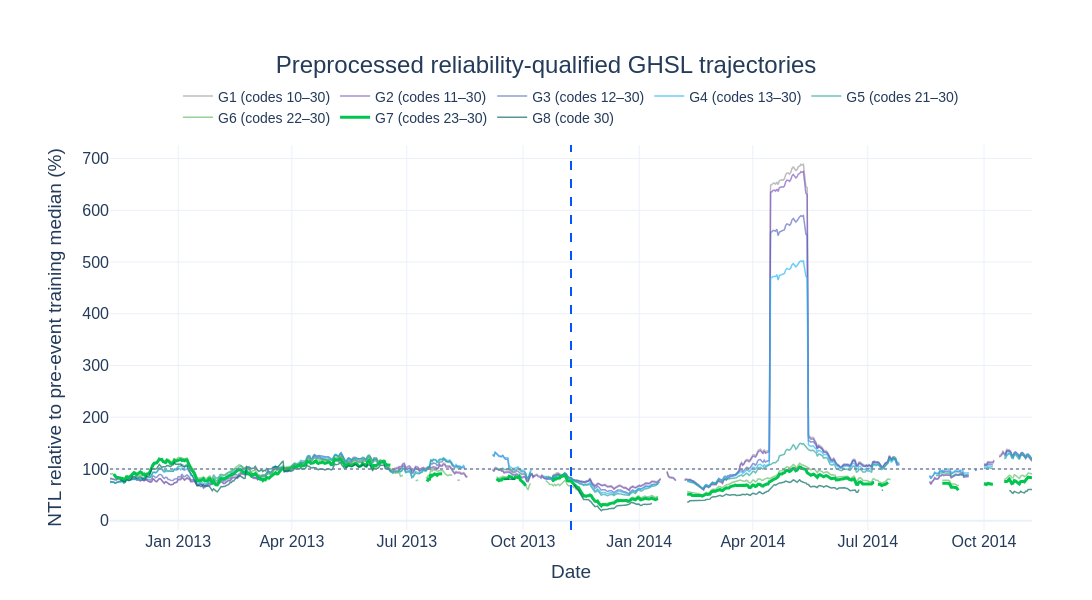

The code cell stored with this chart in its notebook:
### Code cell
# ============================================================
# 6.3 PREPROCESSED GHSL TRAJECTORIES RELATIVE TO BASELINE
# ============================================================

fig_rq_preprocessed = go.Figure()

mask_colors = [
    "#9E9E9E",
    "#7E57C2",
    "#5C6BC0",
    "#29B6F6",
    "#26A69A",
    "#66BB6A",
    RQ_COLOR,
    "#00695C",
]

for (
    mask_label,
    frame,
), color in zip(rq_prepared.items(), mask_colors):
    baseline_median = frame.loc[
        :TRAINING_END,
        "ntl_30d",
    ].median()

    normalized_series = (
        100 * frame["ntl_30d"] / baseline_median
    )

    fig_rq_preprocessed.add_trace(
        go.Scatter(
            x=normalized_series.index,
            y=normalized_series,
            mode="lines",
            name=mask_label,
            line=dict(
                color=color,
                width=(3.0 if mask_label == g7_label else 1.5),
            ),
            opacity=(1.0 if mask_label == g7_label else 0.68),
            connectgaps=False,
        )
    )

fig_rq_preprocessed.add_hline(
    y=100,
    line=dict(
        color=TRAINING_LINE_COLOR,
        width=1.5,
        dash="dot",
    ),
)

fig_rq_preprocessed.add_vline(
    x=EVENT_DATE.to_pydatetime(),
    line=dict(
        color=EVENT_LINE_COLOR,
        width=2,
        dash="dash",
    ),
)

fig_rq_preprocessed.update_xaxes(
    range=[DISPLAY_START, DISPLAY_END],
    title_text="Date",
)

fig_rq_preprocessed.update_yaxes(
    title_text="NTL relative to pre-event training median (%)",
)

fig_rq_preprocessed.update_layout(
    template="plotly_white",
    paper_bgcolor="rgba(0,0,0,0)",
    plot_bgcolor="white",
    width=1200,
    height=600,
    title=dict(
        text="Preprocessed reliability-qualified GHSL trajectories",
        x=0.5,
        xanchor="center",
        font=dict(size=24),
    ),
    legend=dict(
        orientation="h",
        yanchor="bottom",
        y=1.03,
        xanchor="center",
        x=0.5,
        font=dict(size=14),
    ),
    font=dict(
        family="Arial",
        size=16,
        color="#243B5A",
    ),
    margin=dict(l=110, r=60, t=145, b=70),
    hovermode="x unified",
)

fig_rq_preprocessed.show()

### Figure 1 — Plotly figure (JSON) as saved in the notebook; plotly's stock layout.template omitted (floating-point values rounded to 4 significant figures; data arrays with more than 128 entries replaced by an {"elided": "..."} marker saying what was removed)
{"data": [{"connectgaps": false, "line": {"color": "#9E9E9E", "width": 1.5}, "mode": "lines", "name": "G1 (codes 10–30)", "opacity": 0.68, "type": "scatter", "x": {"elided": "1025 str values"}, "y": {"elided": "1025 float values"}}, {"connectgaps": false, "line": {"color": "#7E57C2", "width": 1.5}, "mode": "lines", "name": "G2 (codes 11–30)", "opacity": 0.68, "type": "scatter", "x": {"elided": "1025 str values"}, "y": {"elided": "1025 float values"}}, {"connectgaps": false, "line": {"color": "#5C6BC0", "width": 1.5}, "mode": "lines", "name": "G3 (codes 12–30)", "opacity": 0.68, "type": "scatter", "x": {"elided": "1025 str values"}, "y": {"elided": "1025 float values"}}, {"connectgaps": false, "line": {"color": "#29B6F6", "width": 1.5}, "mode": "lines", "name": "G4 (codes 13–30)", "opacity": 0.68, "type": "scatter", "x": {"elided": "1025 str values"}, "y": {"elided": "1025 float values"}}, {"connectgaps": false, "line": {"color": "#26A69A", "width": 1.5}, "mode": "lines", "name": "G5 (codes 21–30)", "opacity": 0.68, "type": "scatter", "x": {"elided": "1025 str values"}, "y": {"elided": "1025 float values"}}, {"connectgaps": false, "line": {"color": "#66BB6A", "width": 1.5}, "mode": "lines", "name": "G6 (codes 22–30)", "opacity": 0.68, "type": "scatter", "x": {"elided": "1025 str values"}, "y": {"elided": "1025 float values"}}, {"connectgaps": false, "line": {"color": "#00C54F", "width": 3}, "mode": "lines", "name": "G7 (codes 23–30)", "opacity": 1, "type": "scatter", "x": {"elided": "1025 str values"}, "y": {"elided": "1025 float values"}}, {"connectgaps": false, "line": {"color": "#00695C", "width": 1.5}, "mode": "lines", "name": "G8 (code 30)", "opacity": 0.68, "type": "scatter", "x": {"elided": "1025 str values"}, "y": {"elided": "1025 float values"}}], "layout": {"font": {"color": "#243B5A", "family": "Arial", "size": 16}, "height": 600, "hovermode": "x unified", "legend": {"font": {"size": 14}, "orientation": "h", "x": 0.5, "xanchor": "center", "y": 1.03, "yanchor": "bottom"}, "margin": {"b": 70, "l": 110, "r": 60, "t": 145}, "paper_bgcolor": "rgba(0,0,0,0)", "plot_bgcolor": "white", "shapes": [{"line": {"color": "#7A869A", "dash": "dot", "width": 1.5}, "type": "line", "x0": 0, "x1": 1, "xref": "x domain", "y0": 100, "y1": 100, "yref": "y"}, {"line": {"color": "#0057FF", "dash": "dash", "width": 2}, "type": "line", "x0": "2013-11-08T00:00:00", "x1": "2013-11-08T00:00:00", "xref": "x", "y0": 0, "y1": 1, "yref": "y domain"}], "title": {"font": {"size": 24}, "text": "Preprocessed reliability-qualified GHSL trajectories", "x": 0.5, "xanchor": "center"}, "width": 1200, "xaxis": {"range": ["2012-11-08T00:00:00", "2014-11-08T00:00:00"], "title": {"text": "Date"}}, "yaxis": {"title": {"text": "NTL relative to pre-event training median (%)"}}}}
